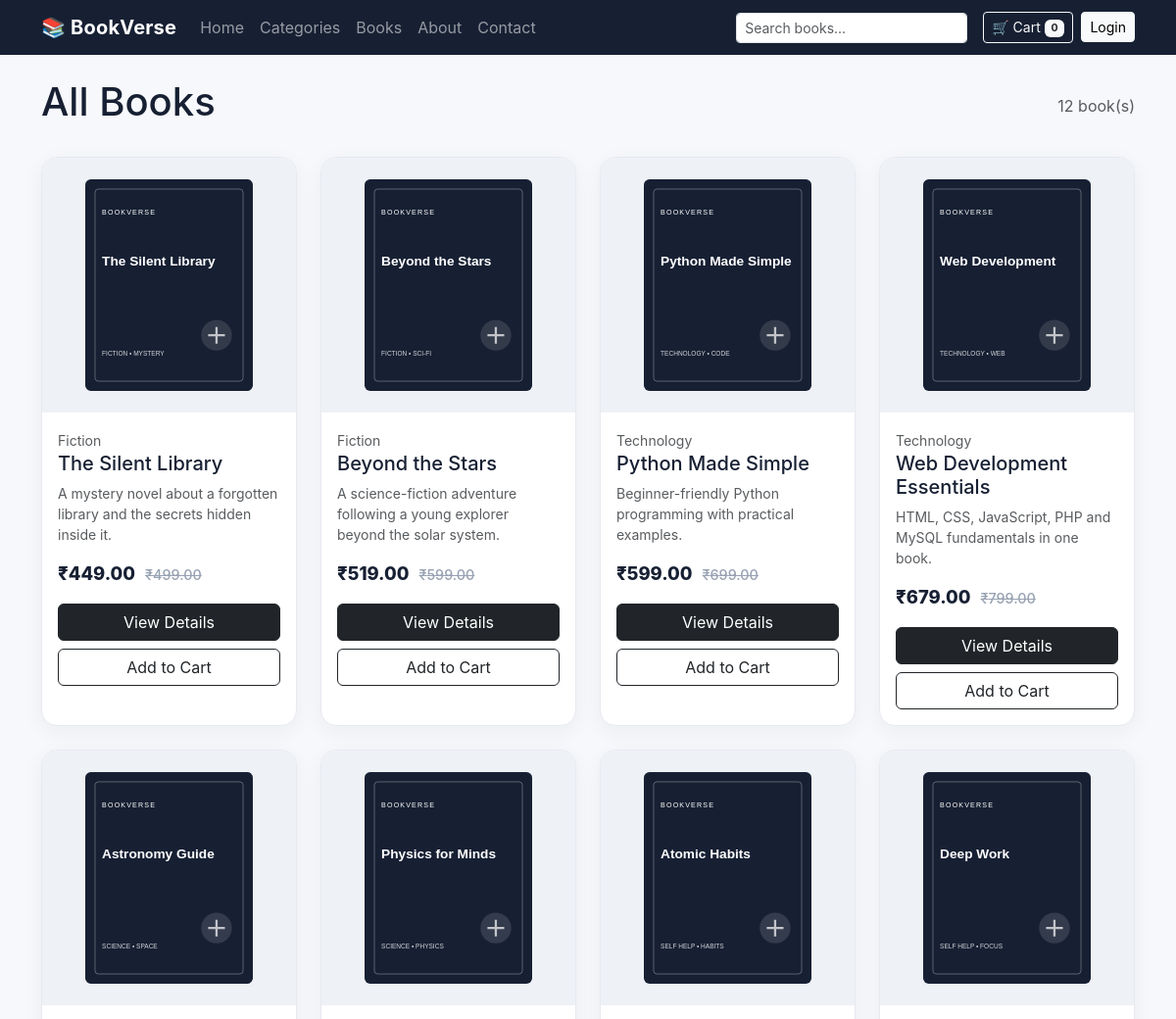
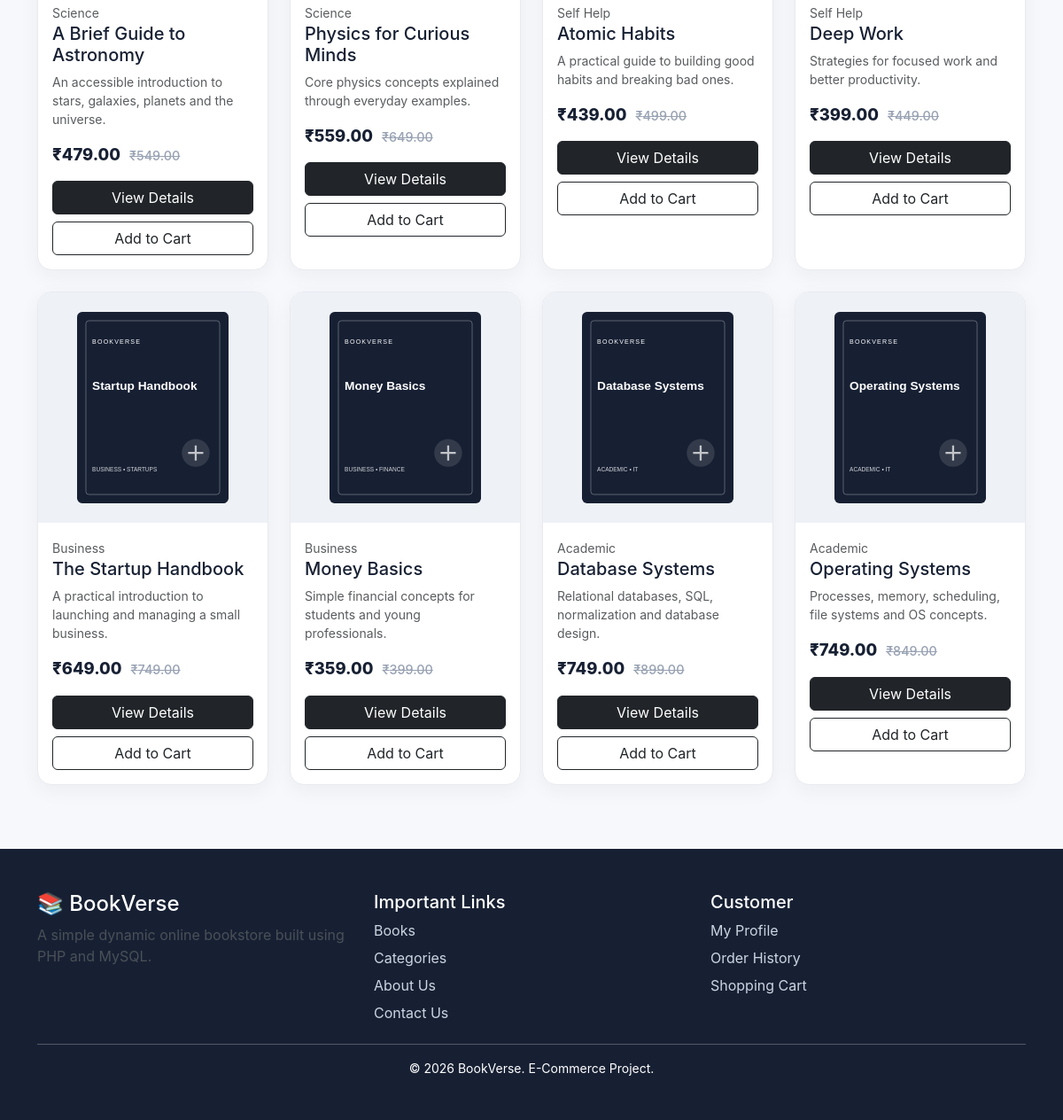
/products.php, run on the app's committed database (2 pictures, top to bottom).
### tables this page shows
CREATE TABLE products (
    id INT AUTO_INCREMENT PRIMARY KEY,
    category_id INT NOT NULL,
    name VARCHAR(200) NOT NULL,
    image VARCHAR(255) DEFAULT NULL,
    price DECIMAL(10,2) NOT NULL,
    discount DECIMAL(10,2) NOT NULL DEFAULT 0,
    description TEXT,
    specifications TEXT,
    stock_quantity INT NOT NULL DEFAULT 0,
    status TINYINT(1) NOT NULL DEFAULT 1,
    created_at TIMESTAMP DEFAULT CURRENT_TIMESTAMP,
    FOREIGN KEY (category_id) REFERENCES categories(id) ON DELETE RESTRICT
);

CREATE TABLE categories (
    id INT AUTO_INCREMENT PRIMARY KEY,
    name VARCHAR(100) NOT NULL,
    image VARCHAR(255) DEFAULT NULL,
    description TEXT,
    status TINYINT(1) NOT NULL DEFAULT 1,
    created_at TIMESTAMP DEFAULT CURRENT_TIMESTAMP
);

### functions.php (called while the page is built, shortened)
<?php
function e($value) {
    return htmlspecialchars((string)$value, ENT_QUOTES, 'UTF-8');
}
function productPrice($p) {
    return max(0, (float)$p['price'] - (float)$p['discount']);
}

### products.php (the view, shortened to what this page needs)
<?php
require_once 'functions.php';
$sql = "SELECT p.*, c.name AS category_name FROM products p JOIN categories c ON c.id=p.category_id WHERE p.status=1";
$params = [];
$sql .= " ORDER BY p.created_at DESC";
$stmt = $pdo->prepare($sql); $stmt->execute($params); $products=$stmt->fetchAll();
$catName = '';
require 'header.php';
?>
<div class="d-flex justify-content-between align-items-center mb-4">
  <div>
    <h1><?= $catName ? e($catName) : 'All Books' ?></h1>
  </div>
  <span class="text-muted"><?= count($products) ?> book(s)</span>
</div>
<div class="row g-4">
<?php foreach ($products as $p): ?>
  <div class="col-sm-6 col-lg-3">
    <div class="product-card h-100">
      <img src="<?= e($p['image']) ?>" alt="<?= e($p['name']) ?>">
      <div class="p-3">
        <small class="text-muted"><?= e($p['category_name']) ?></small>
        <h5><?= e($p['name']) ?></h5>
        <p class="small text-muted"><?= e(mb_strimwidth($p['description'],0,80,'...')) ?></p>
        <div class="price">₹<?= number_format(productPrice($p),2) ?> <?php if($p['discount']>0): ?><del>₹<?= number_format($p['price'],2) ?></del><?php endif; ?></div>
        <div class="d-grid gap-2 mt-3">
          <a href="product.php?id=<?= $p['id'] ?>" class="btn btn-dark">View Details</a>
          <?php if ($p['stock_quantity'] > 0): ?>
            <a href="cart.php?action=add&id=<?= $p['id'] ?>" class="btn btn-outline-dark">Add to Cart</a>
          <?php else: ?><button class="btn btn-secondary" disabled>Out of Stock</button><?php endif; ?>
        </div>
      </div>
    </div>
  </div>
<?php endforeach; ?>
</div>
<?php require 'footer.php'; ?>

### assets/css/style.css (style rules this page uses)
:root { --ink:#172033;--muted:#667085;--paper:#f7f8fb;--card:#fff;--accent:#253a63 }
body { background:var(--paper);color:var(--ink);font-family:Inter,system-ui,-apple-system,Segoe UI,Roboto,Arial,sans-serif }
.category-card,.category-large,.product-card,.form-card,.summary-box,.order-card,.info-box { background:#fff;border:1px solid #e8eaf0;border-radius:16px;box-shadow:0 6px 22px rgba(23,32,51,.05) }
.product-card { overflow:hidden;transition:.2s }
.product-card>img { width:100%;height:260px;object-fit:contain;background:#eef1f6;padding:22px }
.price { font-size:1.15rem;font-weight:800 }
.price del { font-size:.9rem;color:#98a2b3;font-weight:500;margin-left:6px }

### data on the page
products: image (picture), category.name "Fiction", name "The Silent Library", description "A mystery novel about a forgotten library and the secrets hidden inside it.", productPrice($p) "449.00", price "499.00"
products: image (picture), category.name "Fiction", name "Beyond the Stars", description "A science-fiction adventure following a young explorer beyond the solar system.", productPrice($p) "519.00", price "599.00"
products: image (picture), category.name "Technology", name "Python Made Simple", description "Beginner-friendly Python programming with practical examples.", productPrice($p) "599.00", price "699.00"
products: image (picture), category.name "Technology", name "Web Development Essentials", description "HTML, CSS, JavaScript, PHP and MySQL fundamentals in one book.", productPrice($p) "679.00", price "799.00"
products: image (picture), category.name "Science", name "A Brief Guide to Astronomy", description "An accessible introduction to stars, galaxies, planets and the universe.", productPrice($p) "479.00", price "549.00"
products: image (picture), category.name "Science", name "Physics for Curious Minds", description "Core physics concepts explained through everyday examples.", productPrice($p) "559.00", price "649.00"
products: image (picture), category.name "Self Help", name "Atomic Habits", description "A practical guide to building good habits and breaking bad ones.", productPrice($p) "439.00", price "499.00"
products: image (picture), category.name "Self Help", name "Deep Work", description "Strategies for focused work and better productivity.", productPrice($p) "399.00", price "449.00"
products: image (picture), category.name "Business", name "The Startup Handbook", description "A practical introduction to launching and managing a small business.", productPrice($p) "649.00", price "749.00"
products: image (picture), category.name "Business", name "Money Basics", description "Simple financial concepts for students and young professionals.", productPrice($p) "359.00", price "399.00"
products: image (picture), category.name "Academic", name "Database Systems", description "Relational databases, SQL, normalization and database design.", productPrice($p) "749.00", price "899.00"
products: image (picture), category.name "Academic", name "Operating Systems", description "Processes, memory, scheduling, file systems and OS concepts.", productPrice($p) "749.00", price "849.00"

### other printed values
cartCount() "0"
count($products) "12"
